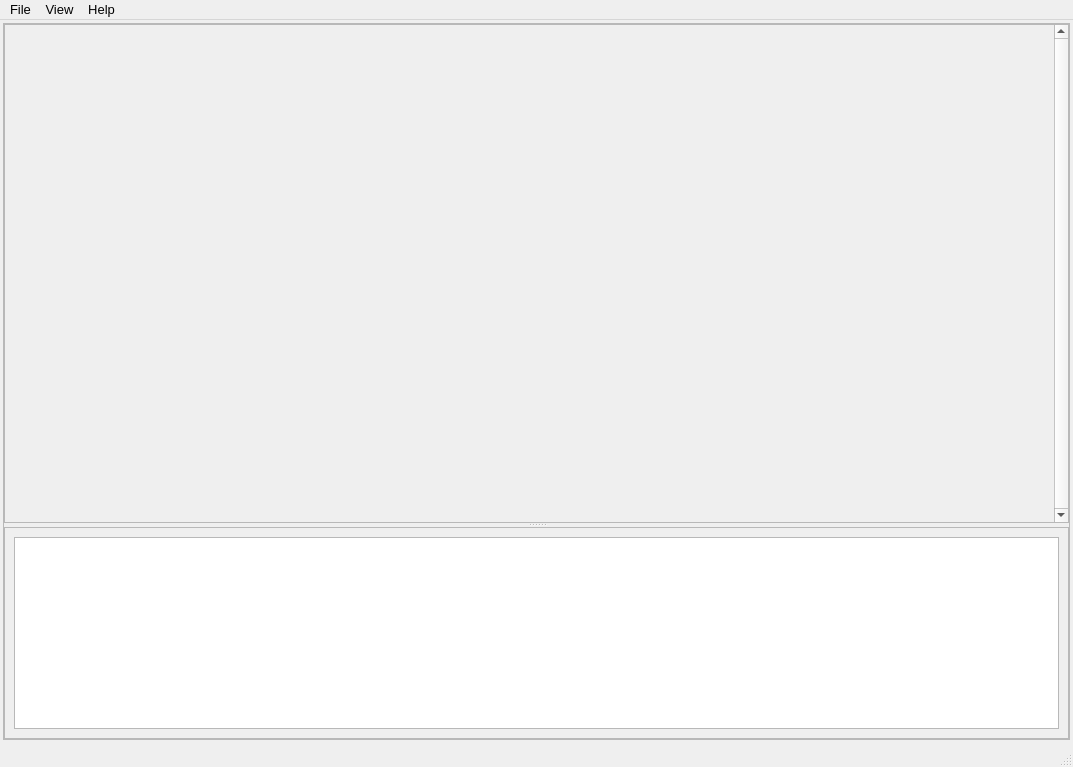
<?xml version="1.0" encoding="UTF-8"?>
<ui version="4.0">
 <class>MainWindow</class>
 <widget class="QMainWindow" name="MainWindow">
  <property name="geometry">
   <rect>
    <x>0</x>
    <y>0</y>
    <width>1073</width>
    <height>767</height>
   </rect>
  </property>
  <property name="font">
   <font>
    <pointsize>12</pointsize>
   </font>
  </property>
  <property name="windowTitle">
   <string notr="true">Logger Plot Display Utility</string>
  </property>
  <property name="windowIcon">
   <iconset>
    <normaloff>icon.png</normaloff>icon.png</iconset>
  </property>
  <property name="animated">
   <bool>false</bool>
  </property>
  <widget class="QWidget" name="centralwidget">
   <layout class="QHBoxLayout" name="horizontalLayout_4">
    <property name="spacing">
     <number>0</number>
    </property>
    <property name="leftMargin">
     <number>0</number>
    </property>
    <property name="topMargin">
     <number>0</number>
    </property>
    <property name="rightMargin">
     <number>0</number>
    </property>
    <property name="bottomMargin">
     <number>0</number>
    </property>
    <item>
     <widget class="QFrame" name="frame">
      <layout class="QVBoxLayout" name="verticalLayout_2">
       <property name="spacing">
        <number>0</number>
       </property>
       <property name="leftMargin">
        <number>0</number>
       </property>
       <property name="topMargin">
        <number>0</number>
       </property>
       <property name="rightMargin">
        <number>0</number>
       </property>
       <property name="bottomMargin">
        <number>0</number>
       </property>
       <item>
        <widget class="QFrame" name="frame_2">
         <layout class="QHBoxLayout" name="horizontalLayout">
          <property name="spacing">
           <number>0</number>
          </property>
          <property name="leftMargin">
           <number>0</number>
          </property>
          <property name="topMargin">
           <number>0</number>
          </property>
          <property name="rightMargin">
           <number>0</number>
          </property>
          <property name="bottomMargin">
           <number>0</number>
          </property>
          <item>
           <widget class="QStackedWidget" name="stackedWidget">
            <property name="sizePolicy">
             <sizepolicy hsizetype="Expanding" vsizetype="Expanding">
              <horstretch>0</horstretch>
              <verstretch>0</verstretch>
             </sizepolicy>
            </property>
            <property name="focusPolicy">
             <enum>Qt::NoFocus</enum>
            </property>
            <property name="currentIndex">
             <number>0</number>
            </property>
            <widget class="QWidget" name="stackedWidgetPage1">
             <layout class="QVBoxLayout" name="verticalLayout_7">
              <property name="spacing">
               <number>3</number>
              </property>
              <property name="leftMargin">
               <number>3</number>
              </property>
              <property name="topMargin">
               <number>3</number>
              </property>
              <property name="rightMargin">
               <number>3</number>
              </property>
              <property name="bottomMargin">
               <number>3</number>
              </property>
              <item>
               <widget class="QFrame" name="frame_6">
                <property name="frameShape">
                 <enum>QFrame::StyledPanel</enum>
                </property>
                <property name="frameShadow">
                 <enum>QFrame::Raised</enum>
                </property>
                <layout class="QVBoxLayout" name="verticalLayout_6">
                 <property name="spacing">
                  <number>0</number>
                 </property>
                 <property name="leftMargin">
                  <number>0</number>
                 </property>
                 <property name="topMargin">
                  <number>0</number>
                 </property>
                 <property name="rightMargin">
                  <number>0</number>
                 </property>
                 <property name="bottomMargin">
                  <number>0</number>
                 </property>
                 <item>
                  <widget class="QSplitter" name="splitter_3">
                   <property name="orientation">
                    <enum>Qt::Vertical</enum>
                   </property>
                   <widget class="QScrollArea" name="scrollArea_3">
                    <property name="sizePolicy">
                     <sizepolicy hsizetype="Expanding" vsizetype="Expanding">
                      <horstretch>0</horstretch>
                      <verstretch>1</verstretch>
                     </sizepolicy>
                    </property>
                    <property name="verticalScrollBarPolicy">
                     <enum>Qt::ScrollBarAlwaysOn</enum>
                    </property>
                    <property name="widgetResizable">
                     <bool>true</bool>
                    </property>
                    <widget class="QWidget" name="scrollAreaWidgetContents_3">
                     <property name="geometry">
                      <rect>
                       <x>0</x>
                       <y>0</y>
                       <width>1046</width>
                       <height>456</height>
                      </rect>
                     </property>
                     <property name="sizePolicy">
                      <sizepolicy hsizetype="Preferred" vsizetype="Preferred">
                       <horstretch>0</horstretch>
                       <verstretch>0</verstretch>
                      </sizepolicy>
                     </property>
                     <layout class="QGridLayout" name="gridLayout_4">
                      <property name="leftMargin">
                       <number>1</number>
                      </property>
                      <property name="topMargin">
                       <number>1</number>
                      </property>
                      <property name="rightMargin">
                       <number>1</number>
                      </property>
                      <property name="bottomMargin">
                       <number>1</number>
                      </property>
                      <property name="spacing">
                       <number>1</number>
                      </property>
                     </layout>
                    </widget>
                   </widget>
                   <widget class="QScrollArea" name="scrollArea_4">
                    <property name="sizePolicy">
                     <sizepolicy hsizetype="Expanding" vsizetype="Expanding">
                      <horstretch>0</horstretch>
                      <verstretch>0</verstretch>
                     </sizepolicy>
                    </property>
                    <property name="widgetResizable">
                     <bool>true</bool>
                    </property>
                    <widget class="QWidget" name="scrollAreaWidgetContents_4">
                     <property name="geometry">
                      <rect>
                       <x>0</x>
                       <y>0</y>
                       <width>1063</width>
                       <height>210</height>
                      </rect>
                     </property>
                     <property name="sizePolicy">
                      <sizepolicy hsizetype="Preferred" vsizetype="Preferred">
                       <horstretch>0</horstretch>
                       <verstretch>0</verstretch>
                      </sizepolicy>
                     </property>
                     <layout class="QGridLayout" name="gridLayout_5">
                      <item row="0" column="0">
                       <widget class="QTableWidget" name="tableWidget_3">
                        <property name="font">
                         <font>
                          <pointsize>14</pointsize>
                         </font>
                        </property>
                        <property name="locale">
                         <locale language="English" country="UnitedStates"/>
                        </property>
                        <property name="alternatingRowColors">
                         <bool>true</bool>
                        </property>
                        <property name="selectionMode">
                         <enum>QAbstractItemView::SingleSelection</enum>
                        </property>
                        <property name="selectionBehavior">
                         <enum>QAbstractItemView::SelectRows</enum>
                        </property>
                        <property name="wordWrap">
                         <bool>false</bool>
                        </property>
                        <property name="rowCount">
                         <number>0</number>
                        </property>
                        <property name="columnCount">
                         <number>0</number>
                        </property>
                        <attribute name="horizontalHeaderVisible">
                         <bool>false</bool>
                        </attribute>
                        <attribute name="horizontalHeaderDefaultSectionSize">
                         <number>100</number>
                        </attribute>
                        <attribute name="horizontalHeaderMinimumSectionSize">
                         <number>30</number>
                        </attribute>
                        <attribute name="verticalHeaderVisible">
                         <bool>false</bool>
                        </attribute>
                        <attribute name="verticalHeaderDefaultSectionSize">
                         <number>25</number>
                        </attribute>
                        <attribute name="verticalHeaderMinimumSectionSize">
                         <number>20</number>
                        </attribute>
                       </widget>
                      </item>
                     </layout>
                    </widget>
                   </widget>
                  </widget>
                 </item>
                </layout>
               </widget>
              </item>
             </layout>
            </widget>
            <widget class="QWidget" name="stackedWidgetPage3">
             <layout class="QHBoxLayout" name="horizontalLayout_5">
              <property name="spacing">
               <number>3</number>
              </property>
              <property name="leftMargin">
               <number>3</number>
              </property>
              <property name="topMargin">
               <number>3</number>
              </property>
              <property name="rightMargin">
               <number>3</number>
              </property>
              <property name="bottomMargin">
               <number>3</number>
              </property>
              <item>
               <widget class="QFrame" name="frame">
                <property name="sizePolicy">
                 <sizepolicy hsizetype="Preferred" vsizetype="Preferred">
                  <horstretch>2</horstretch>
                  <verstretch>0</verstretch>
                 </sizepolicy>
                </property>
                <property name="frameShape">
                 <enum>QFrame::StyledPanel</enum>
                </property>
                <property name="frameShadow">
                 <enum>QFrame::Raised</enum>
                </property>
                <layout class="QVBoxLayout" name="verticalLayout">
                 <property name="spacing">
                  <number>3</number>
                 </property>
                 <property name="leftMargin">
                  <number>3</number>
                 </property>
                 <property name="topMargin">
                  <number>3</number>
                 </property>
                 <property name="rightMargin">
                  <number>3</number>
                 </property>
                 <property name="bottomMargin">
                  <number>3</number>
                 </property>
                 <item>
                  <widget class="QFrame" name="frame_4">
                   <property name="sizePolicy">
                    <sizepolicy hsizetype="Expanding" vsizetype="Fixed">
                     <horstretch>0</horstretch>
                     <verstretch>0</verstretch>
                    </sizepolicy>
                   </property>
                   <layout class="QHBoxLayout" name="horizontalLayout_2" stretch="0,0,0">
                    <property name="spacing">
                     <number>3</number>
                    </property>
                    <property name="sizeConstraint">
                     <enum>QLayout::SetDefaultConstraint</enum>
                    </property>
                    <property name="leftMargin">
                     <number>3</number>
                    </property>
                    <property name="topMargin">
                     <number>3</number>
                    </property>
                    <property name="rightMargin">
                     <number>3</number>
                    </property>
                    <property name="bottomMargin">
                     <number>3</number>
                    </property>
                    <item>
                     <widget class="QLabel" name="label_2">
                      <property name="sizePolicy">
                       <sizepolicy hsizetype="Preferred" vsizetype="Preferred">
                        <horstretch>0</horstretch>
                        <verstretch>0</verstretch>
                       </sizepolicy>
                      </property>
                      <property name="minimumSize">
                       <size>
                        <width>0</width>
                        <height>0</height>
                       </size>
                      </property>
                      <property name="font">
                       <font>
                        <pointsize>12</pointsize>
                       </font>
                      </property>
                      <property name="text">
                       <string>Log File: </string>
                      </property>
                      <property name="alignment">
                       <set>Qt::AlignRight|Qt::AlignTrailing|Qt::AlignVCenter</set>
                      </property>
                     </widget>
                    </item>
                    <item>
                     <widget class="QComboBox" name="comboBox_2">
                      <property name="sizePolicy">
                       <sizepolicy hsizetype="Expanding" vsizetype="Preferred">
                        <horstretch>0</horstretch>
                        <verstretch>0</verstretch>
                       </sizepolicy>
                      </property>
                      <property name="minimumSize">
                       <size>
                        <width>200</width>
                        <height>0</height>
                       </size>
                      </property>
                      <property name="editable">
                       <bool>true</bool>
                      </property>
                     </widget>
                    </item>
                    <item>
                     <widget class="QPushButton" name="pushButton_2">
                      <property name="sizePolicy">
                       <sizepolicy hsizetype="Preferred" vsizetype="Preferred">
                        <horstretch>0</horstretch>
                        <verstretch>0</verstretch>
                       </sizepolicy>
                      </property>
                      <property name="font">
                       <font>
                        <pointsize>12</pointsize>
                       </font>
                      </property>
                      <property name="text">
                       <string>Select</string>
                      </property>
                     </widget>
                    </item>
                   </layout>
                  </widget>
                 </item>
                 <item>
                  <widget class="QFrame" name="frame_3">
                   <property name="sizePolicy">
                    <sizepolicy hsizetype="Expanding" vsizetype="Fixed">
                     <horstretch>0</horstretch>
                     <verstretch>0</verstretch>
                    </sizepolicy>
                   </property>
                   <property name="frameShape">
                    <enum>QFrame::NoFrame</enum>
                   </property>
                   <property name="frameShadow">
                    <enum>QFrame::Plain</enum>
                   </property>
                   <layout class="QHBoxLayout" name="horizontalLayout_3" stretch="0,0,0,0,0,0">
                    <property name="spacing">
                     <number>3</number>
                    </property>
                    <property name="leftMargin">
                     <number>3</number>
                    </property>
                    <property name="topMargin">
                     <number>3</number>
                    </property>
                    <property name="rightMargin">
                     <number>3</number>
                    </property>
                    <property name="bottomMargin">
                     <number>3</number>
                    </property>
                    <item>
                     <widget class="QCheckBox" name="checkBox_2">
                      <property name="text">
                       <string>Show Previous Shot</string>
                      </property>
                     </widget>
                    </item>
                    <item>
                     <spacer name="horizontalSpacer_2">
                      <property name="orientation">
                       <enum>Qt::Horizontal</enum>
                      </property>
                      <property name="sizeHint" stdset="0">
                       <size>
                        <width>40</width>
                        <height>20</height>
                       </size>
                      </property>
                     </spacer>
                    </item>
                    <item>
                     <widget class="QCheckBox" name="checkBox_1">
                      <property name="text">
                       <string>Plot Toolbar</string>
                      </property>
                     </widget>
                    </item>
                    <item>
                     <spacer name="horizontalSpacer">
                      <property name="orientation">
                       <enum>Qt::Horizontal</enum>
                      </property>
                      <property name="sizeHint" stdset="0">
                       <size>
                        <width>40</width>
                        <height>20</height>
                       </size>
                      </property>
                     </spacer>
                    </item>
                    <item>
                     <widget class="QLabel" name="label">
                      <property name="minimumSize">
                       <size>
                        <width>0</width>
                        <height>0</height>
                       </size>
                      </property>
                      <property name="locale">
                       <locale language="English" country="UnitedStates"/>
                      </property>
                      <property name="text">
                       <string>Error Log Level</string>
                      </property>
                      <property name="alignment">
                       <set>Qt::AlignRight|Qt::AlignTrailing|Qt::AlignVCenter</set>
                      </property>
                     </widget>
                    </item>
                    <item>
                     <widget class="QComboBox" name="comboBox_1">
                      <property name="sizePolicy">
                       <sizepolicy hsizetype="Preferred" vsizetype="Fixed">
                        <horstretch>0</horstretch>
                        <verstretch>0</verstretch>
                       </sizepolicy>
                      </property>
                      <property name="minimumSize">
                       <size>
                        <width>100</width>
                        <height>0</height>
                       </size>
                      </property>
                      <property name="editable">
                       <bool>false</bool>
                      </property>
                      <property name="currentIndex">
                       <number>1</number>
                      </property>
                      <item>
                       <property name="text">
                        <string notr="true">NOTSET</string>
                       </property>
                      </item>
                      <item>
                       <property name="text">
                        <string notr="true">DEBUG</string>
                       </property>
                      </item>
                      <item>
                       <property name="text">
                        <string notr="true">INFO</string>
                       </property>
                      </item>
                      <item>
                       <property name="text">
                        <string notr="true">WARNING</string>
                       </property>
                      </item>
                      <item>
                       <property name="text">
                        <string notr="true">ERROR</string>
                       </property>
                      </item>
                      <item>
                       <property name="text">
                        <string notr="true">CRITICAL</string>
                       </property>
                      </item>
                     </widget>
                    </item>
                   </layout>
                  </widget>
                 </item>
                 <item>
                  <widget class="QFrame" name="frame_5">
                   <property name="frameShape">
                    <enum>QFrame::StyledPanel</enum>
                   </property>
                   <property name="frameShadow">
                    <enum>QFrame::Raised</enum>
                   </property>
                   <layout class="QGridLayout" name="gridLayout">
                    <property name="leftMargin">
                     <number>3</number>
                    </property>
                    <property name="topMargin">
                     <number>3</number>
                    </property>
                    <property name="rightMargin">
                     <number>3</number>
                    </property>
                    <property name="bottomMargin">
                     <number>3</number>
                    </property>
                    <property name="spacing">
                     <number>3</number>
                    </property>
                    <item row="0" column="0">
                     <widget class="QLabel" name="label_3">
                      <property name="text">
                       <string>Includet Columns</string>
                      </property>
                      <property name="alignment">
                       <set>Qt::AlignCenter</set>
                      </property>
                     </widget>
                    </item>
                    <item row="0" column="1">
                     <widget class="QLabel" name="label_4">
                      <property name="text">
                       <string>Excluded Columns</string>
                      </property>
                      <property name="alignment">
                       <set>Qt::AlignCenter</set>
                      </property>
                     </widget>
                    </item>
                    <item row="1" column="0">
                     <widget class="QPlainTextEdit" name="plainTextEdit_2">
                      <property name="plainText">
                       <string>Time</string>
                      </property>
                     </widget>
                    </item>
                    <item row="1" column="1">
                     <widget class="QPlainTextEdit" name="plainTextEdit_3">
                      <property name="plainText">
                       <string>Shot
File</string>
                      </property>
                     </widget>
                    </item>
                   </layout>
                  </widget>
                 </item>
                 <item>
                  <widget class="QFrame" name="frame_7">
                   <property name="frameShape">
                    <enum>QFrame::StyledPanel</enum>
                   </property>
                   <property name="frameShadow">
                    <enum>QFrame::Raised</enum>
                   </property>
                   <layout class="QGridLayout" name="gridLayout_2">
                    <item row="0" column="0">
                     <widget class="QLabel" name="label_5">
                      <property name="text">
                       <string>Additional plots</string>
                      </property>
                      <property name="alignment">
                       <set>Qt::AlignCenter</set>
                      </property>
                     </widget>
                    </item>
                    <item row="1" column="0">
                     <widget class="QPlainTextEdit" name="plainTextEdit_4"/>
                    </item>
                    <item row="1" column="1">
                     <widget class="QPlainTextEdit" name="plainTextEdit_5"/>
                    </item>
                    <item row="0" column="1">
                     <widget class="QLabel" name="label_6">
                      <property name="text">
                       <string>Additional columns</string>
                      </property>
                      <property name="alignment">
                       <set>Qt::AlignCenter</set>
                      </property>
                     </widget>
                    </item>
                   </layout>
                  </widget>
                 </item>
                 <item>
                  <spacer name="verticalSpacer">
                   <property name="orientation">
                    <enum>Qt::Vertical</enum>
                   </property>
                   <property name="sizeHint" stdset="0">
                    <size>
                     <width>20</width>
                     <height>40</height>
                    </size>
                   </property>
                  </spacer>
                 </item>
                </layout>
               </widget>
              </item>
             </layout>
            </widget>
           </widget>
          </item>
         </layout>
        </widget>
       </item>
      </layout>
     </widget>
    </item>
   </layout>
  </widget>
  <widget class="QMenuBar" name="menubar">
   <property name="geometry">
    <rect>
     <x>0</x>
     <y>0</y>
     <width>1073</width>
     <height>34</height>
    </rect>
   </property>
   <property name="font">
    <font>
     <pointsize>10</pointsize>
    </font>
   </property>
   <widget class="QMenu" name="menuFile">
    <property name="sizePolicy">
     <sizepolicy hsizetype="Preferred" vsizetype="Preferred">
      <horstretch>0</horstretch>
      <verstretch>0</verstretch>
     </sizepolicy>
    </property>
    <property name="font">
     <font>
      <pointsize>10</pointsize>
     </font>
    </property>
    <property name="title">
     <string>File</string>
    </property>
    <addaction name="actionOpen"/>
    <addaction name="actionQuit"/>
   </widget>
   <widget class="QMenu" name="menuView">
    <property name="title">
     <string>View</string>
    </property>
    <addaction name="actionPlot"/>
    <addaction name="actionParameters"/>
   </widget>
   <widget class="QMenu" name="menuHelp">
    <property name="title">
     <string>Help</string>
    </property>
    <addaction name="actionAbout"/>
   </widget>
   <addaction name="menuFile"/>
   <addaction name="menuView"/>
   <addaction name="menuHelp"/>
  </widget>
  <widget class="QStatusBar" name="statusbar">
   <property name="sizePolicy">
    <sizepolicy hsizetype="Expanding" vsizetype="Preferred">
     <horstretch>0</horstretch>
     <verstretch>0</verstretch>
    </sizepolicy>
   </property>
  </widget>
  <action name="actionOpen">
   <property name="text">
    <string>Open</string>
   </property>
   <property name="font">
    <font>
     <family>Tahoma</family>
     <pointsize>10</pointsize>
    </font>
   </property>
  </action>
  <action name="actionQuit">
   <property name="text">
    <string>Quit</string>
   </property>
  </action>
  <action name="actionPlot">
   <property name="checkable">
    <bool>true</bool>
   </property>
   <property name="checked">
    <bool>true</bool>
   </property>
   <property name="text">
    <string>Plot</string>
   </property>
  </action>
  <action name="actionLog">
   <property name="checkable">
    <bool>true</bool>
   </property>
   <property name="text">
    <string>Log</string>
   </property>
  </action>
  <action name="actionParameters">
   <property name="checkable">
    <bool>true</bool>
   </property>
   <property name="text">
    <string>Parameters</string>
   </property>
  </action>
  <action name="actionAbout">
   <property name="text">
    <string>About</string>
   </property>
  </action>
 </widget>
 <resources/>
 <connections/>
</ui>
